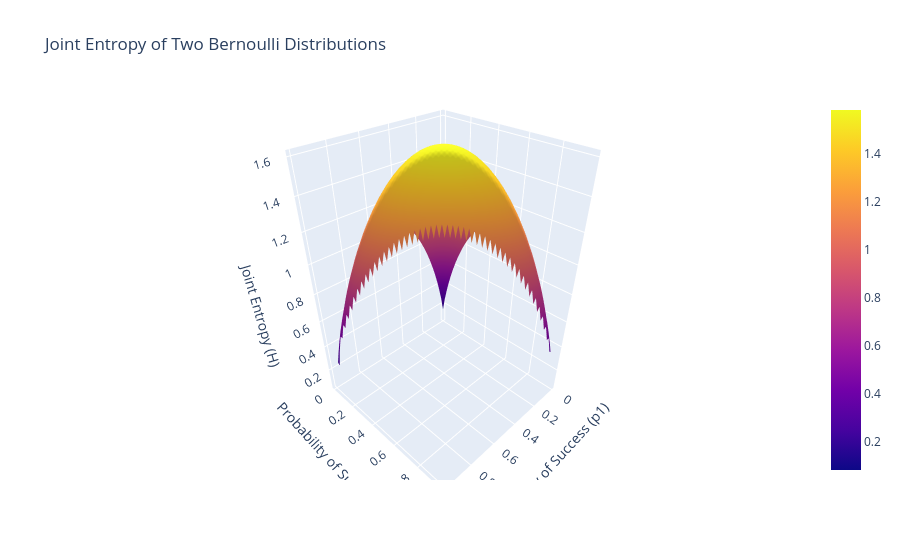

Here is the notebook cell this chart was saved with:
### Code cell
from matplotlib import pyplot as plt
import numpy as np

def mul_entropy(p, **kwargs):
    p = np.array(p)
    return np.sum(-p * np.log2(p), **kwargs)
def entropy(p):
    return -p * np.log2(p) - (1 - p) * np.log2(1 - p)
p_values = np.linspace(0.01, 0.99, 100)
entropy_values = entropy(p_values)
plt.plot(p_values, entropy_values)
plt.title('Entropy of a Bernoulli Distribution')
plt.xlabel('Probability of Success (p)')
plt.ylabel('Entropy (H)')
plt.grid()
plt.show()

# 3d plot with two probabilities
from plotly import graph_objects as go
p1_values = np.linspace(0.01, 0.99, 50)
p2_values = np.linspace(0.01, 0.99, 50)
p1_grid, p2_grid = np.meshgrid(p1_values, p2_values)
p3_values = 1 - p1_grid - p2_grid
entropy_grid = mul_entropy([p1_grid, p2_grid, p3_values], axis = 0)
fig = go.Figure(data=[go.Surface(z=entropy_grid, x=p1_grid, y=p2_grid)])
fig.update_layout(title='Joint Entropy of Two Bernoulli Distributions',
                  scene=dict(xaxis_title='Probability of Success (p1)',
                             yaxis_title='Probability of Success (p2)',
                             zaxis_title='Joint Entropy (H)'))
fig.show()

### Figure 1 — Plotly figure (JSON) as saved in the notebook; plotly's stock layout.template omitted (floating-point values rounded to 4 significant figures; data arrays with more than 128 entries replaced by an {"elided": "..."} marker saying what was removed)
{"data": [{"type": "surface", "x": {"elided": "50x50 float values"}, "y": {"elided": "50x50 float values"}, "z": {"elided": "50x50 float values"}}], "layout": {"scene": {"xaxis": {"title": {"text": "Probability of Success (p1)"}}, "yaxis": {"title": {"text": "Probability of Success (p2)"}}, "zaxis": {"title": {"text": "Joint Entropy (H)"}}}, "title": {"text": "Joint Entropy of Two Bernoulli Distributions"}}}
